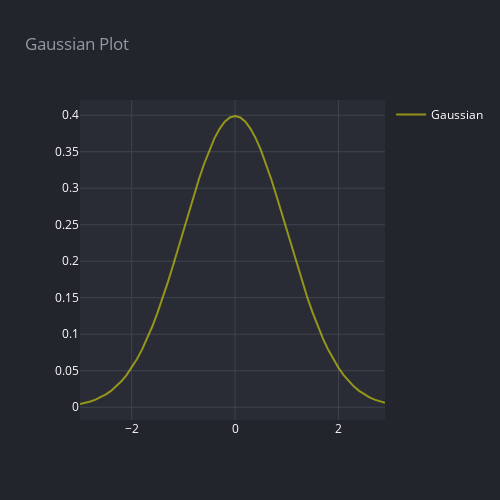

Write notebook code for a chart like this one.
### Code cell
x = np.arange(-3,3,0.1)
np.exp(x)

mu = 0
sig = 1

p = scatter(
    x, 
    gaussian(x, mu, sig),
    'Gaussian', 
    mode='lines',
    color='yellow')
render(go.Figure(data=[p]), title='Gaussian Plot')

### Figure 1 — Plotly figure (JSON) as saved in the notebook; plotly's stock layout.template omitted (floating-point values rounded to 4 significant figures)
{"data": [{"marker": {"color": "yellow", "size": 3}, "mode": "lines", "name": "Gaussian", "opacity": 0.5, "type": "scatter", "x": [-3, -2.9, -2.8, -2.7, -2.6, -2.5, -2.4, -2.3, -2.2, -2.1, -2.0, -1.9, -1.8, -1.7, -1.6, -1.5, -1.4, -1.3, -1.2, -1.1, -1.0, -0.9, -0.8, -0.7, -0.6, -0.5, -0.4, -0.3, -0.2, -0.1, 2.665e-15, 0.1, 0.2, 0.3, 0.4, 0.5, 0.6, 0.7, 0.8, 0.9, 1.0, 1.1, 1.2, 1.3, 1.4, 1.5, 1.6, 1.7, 1.8, 1.9, 2.0, 2.1, 2.2, 2.3, 2.4, 2.5, 2.6, 2.7, 2.8, 2.9], "y": [0.004432, 0.005953, 0.007915, 0.01042, 0.01358, 0.01753, 0.02239, 0.02833, 0.03547, 0.04398, 0.05399, 0.06562, 0.07895, 0.09405, 0.1109, 0.1295, 0.1497, 0.1714, 0.1942, 0.2179, 0.242, 0.2661, 0.2897, 0.3123, 0.3332, 0.3521, 0.3683, 0.3814, 0.391, 0.397, 0.3989, 0.397, 0.391, 0.3814, 0.3683, 0.3521, 0.3332, 0.3123, 0.2897, 0.2661, 0.242, 0.2179, 0.1942, 0.1714, 0.1497, 0.1295, 0.1109, 0.09405, 0.07895, 0.06562, 0.05399, 0.04398, 0.03547, 0.02833, 0.02239, 0.01753, 0.01358, 0.01042, 0.007915, 0.005953]}], "layout": {"height": 500, "legend": {"font": {"color": "#ffffff"}}, "paper_bgcolor": "#22252B", "plot_bgcolor": "#292C34", "showlegend": true, "title": {"font": {"color": "#9398A4"}, "text": "Gaussian Plot"}, "width": 500, "xaxis": {"autorange": true, "gridcolor": "#3F434F", "range": [-3, 2.9], "tickfont": {"color": "#ffffff"}, "title": {"font": {"color": "#ffffff"}}, "type": "linear", "zeroline": false}, "yaxis": {"autorange": true, "gridcolor": "#3F434F", "range": [-0.01749, 0.4209], "tickfont": {"color": "#ffffff"}, "title": {"font": {"color": "#ffffff"}}, "type": "linear", "zeroline": false}}}
